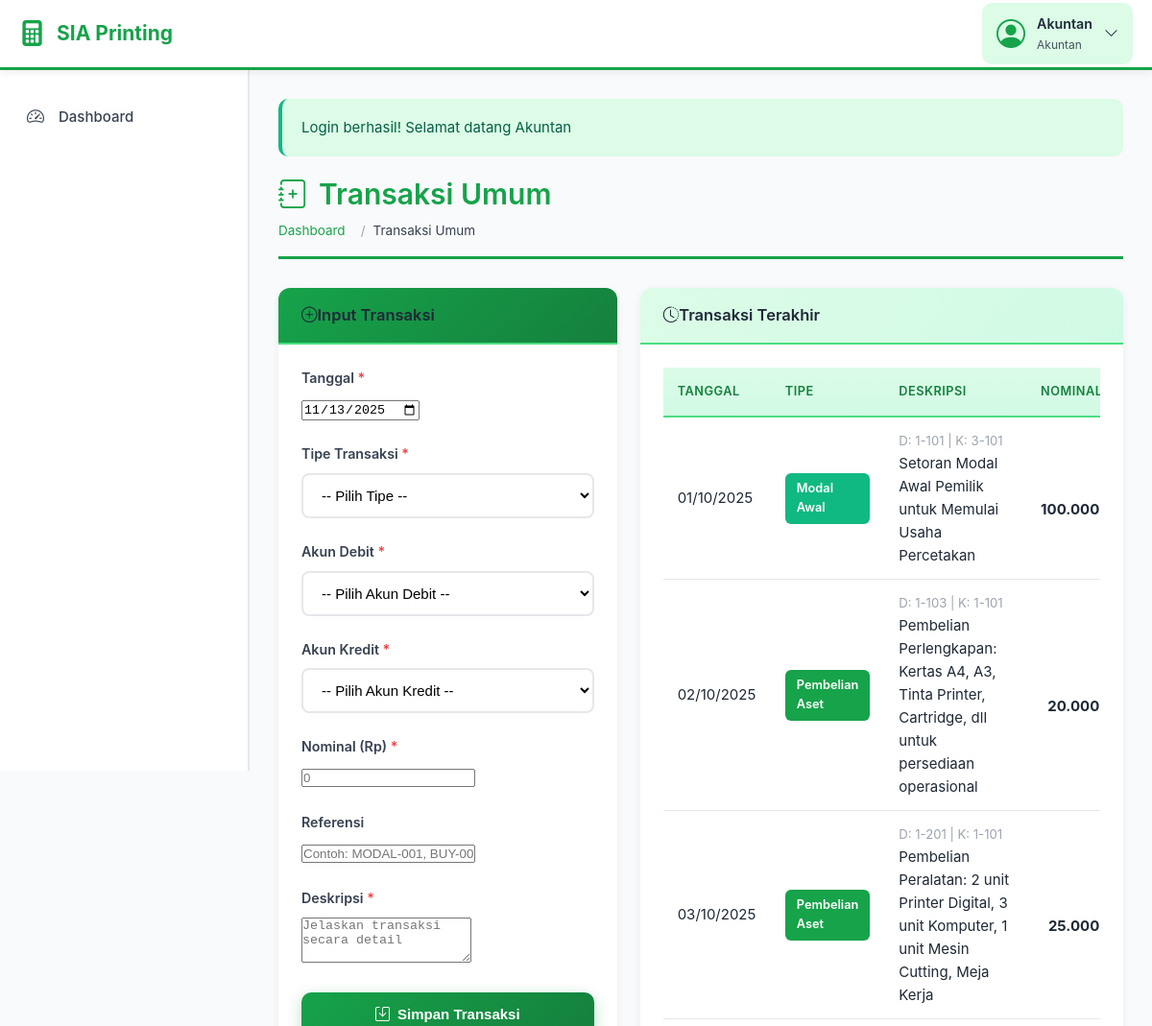
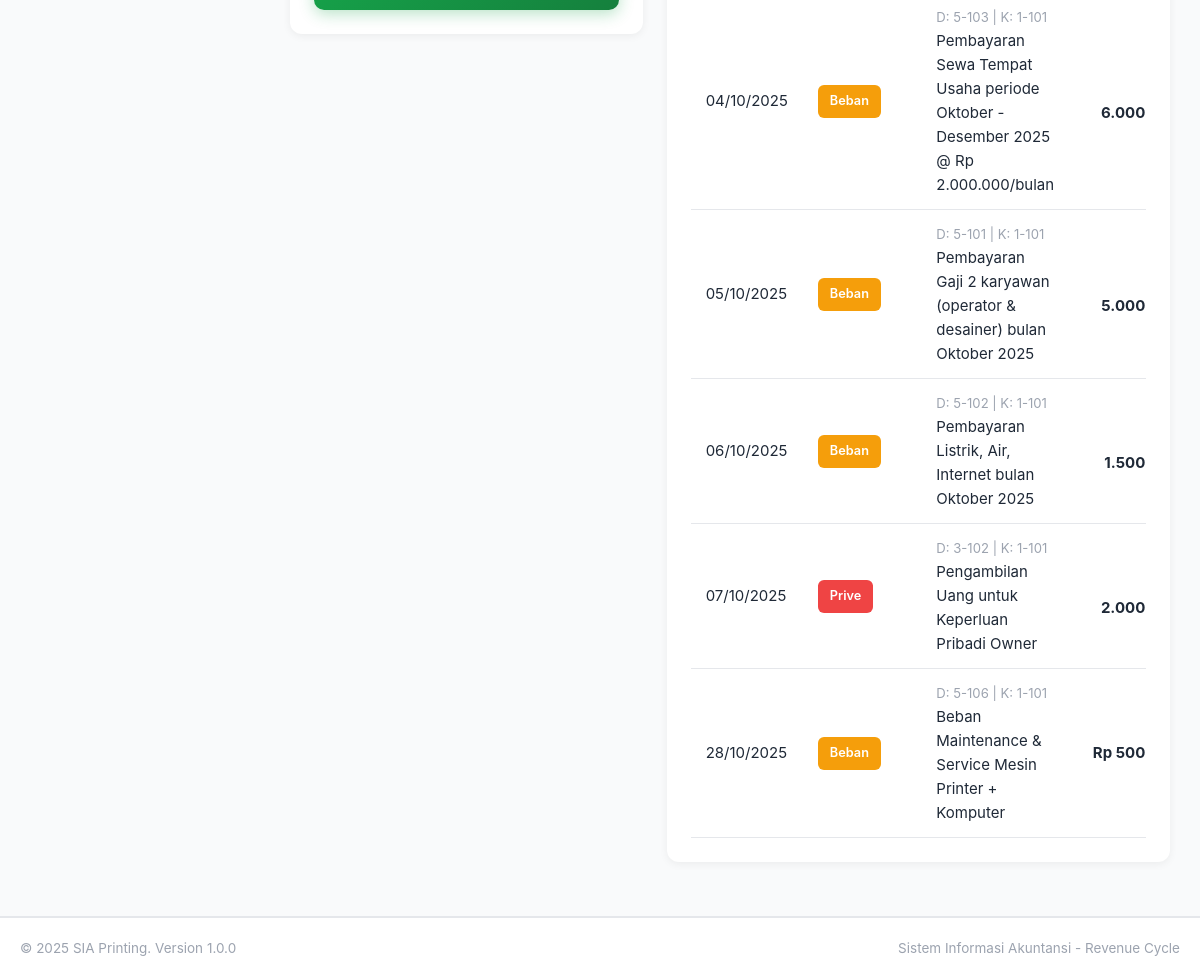
Screenshot of /transaksi-umum.php (signed in) with the database file from the repository (2 pictures, top to bottom).
### tables this page shows
CREATE TABLE `jurnal_umum` (
  `id_jurnal` int(11) NOT NULL,
  `tanggal` date NOT NULL,
  `deskripsi` text NOT NULL,
  `id_akun_debit` int(11) NOT NULL,
  `id_akun_kredit` int(11) NOT NULL,
  `nominal` decimal(15,2) NOT NULL,
  `referensi` varchar(50) DEFAULT NULL,
  `tipe_transaksi` varchar(50) DEFAULT NULL,
  `is_void` tinyint(1) DEFAULT 0,
  `voided_by` int(11) DEFAULT NULL,
  `voided_at` timestamp NULL DEFAULT NULL,
  `void_reason` text DEFAULT NULL,
  `created_at` timestamp NOT NULL DEFAULT current_timestamp()
);

CREATE TABLE `master_akun` (
  `id_akun` int(11) NOT NULL,
  `kode_akun` varchar(20) NOT NULL,
  `nama_akun` varchar(100) NOT NULL,
  `tipe_akun` enum('1-Aktiva','2-Kewajiban','3-Modal','4-Pendapatan','5-Beban') NOT NULL,
  `saldo` decimal(15,2) DEFAULT 0.00,
  `created_at` timestamp NOT NULL DEFAULT current_timestamp()
);

### transaksi-umum.php (the view, shortened to what this page needs)
<?php
require_once 'config.php';
$recent = $conn->query("SELECT ju.*,
                        ma_debit.kode_akun as kode_debit, ma_debit.nama_akun as nama_debit,
                        ma_kredit.kode_akun as kode_kredit, ma_kredit.nama_akun as nama_kredit
                        FROM jurnal_umum ju
                        JOIN master_akun ma_debit ON ju.id_akun_debit = ma_debit.id_akun
                        JOIN master_akun ma_kredit ON ju.id_akun_kredit = ma_kredit.id_akun
                        WHERE ju.tipe_transaksi IN ('Modal Awal', 'Pembelian Aset', 'Beban', 'Prive')
                        ORDER BY ju.created_at DESC LIMIT 15");
include 'includes/header.php';
?>
<div class="page-title">
    <h1><i class="bi bi-journal-plus me-2"></i>Transaksi Umum</h1>
    <nav aria-label="breadcrumb">
        <ol class="breadcrumb">
            <li class="breadcrumb-item"><a href="dashboard.php">Dashboard</a></li>
            <li class="breadcrumb-item active">Transaksi Umum</li>
        </ol>
    </nav>
</div>
<div class="row">
    <div class="col-lg-5">
        <div class="card">
            <div class="card-header bg-primary text-white">
                <h5 class="mb-0"><i class="bi bi-plus-circle me-2"></i>Input Transaksi</h5>
            </div>
            <div class="card-body">
                <form method="POST" action="">
                    <div class="mb-3">
                        <label class="form-label">Tanggal <span class="text-danger">*</span></label>
                        <input type="date" name="tanggal" class="form-control"
                               value="<?php echo date('Y-m-d'); ?>" required>
                    </div>
                    <div class="mb-3">
                        <label class="form-label">Tipe Transaksi <span class="text-danger">*</span></label>
                        <select name="tipe_transaksi" id="tipeTransaksi" class="form-select" required>
                            <option value="">-- Pilih Tipe --</option>
                        </select>
                    </div>
                    <div class="mb-3">
                        <label class="form-label">Akun Debit <span class="text-danger">*</span></label>
                        <select name="id_akun_debit" id="akunDebit" class="form-select" required>
                            <option value="">-- Pilih Akun Debit --</option>
                        </select>
                    </div>
                    <div class="mb-3">
                        <label class="form-label">Akun Kredit <span class="text-danger">*</span></label>
                        <select name="id_akun_kredit" id="akunKredit" class="form-select" required>
                            <option value="">-- Pilih Akun Kredit --</option>
                        </select>
                    </div>
                    <div class="mb-3">
                        <label class="form-label">Nominal (Rp) <span class="text-danger">*</span></label>
                        <input type="number" name="nominal" class="form-control"
                               placeholder="0" required min="0" step="1">
                    </div>
                    <div class="mb-3">
                        <label class="form-label">Referensi</label>
                        <input type="text" name="referensi" class="form-control"
                               placeholder="Contoh: MODAL-001, BUY-001">
                    </div>
                    <div class="mb-3">
                        <label class="form-label">Deskripsi <span class="text-danger">*</span></label>
                        <textarea name="deskripsi" class="form-control" rows="3"
                                  placeholder="Jelaskan transaksi secara detail" required></textarea>
                    </div>
                    <button type="submit" name="submit" class="btn btn-primary w-100">
                        <i class="bi bi-save me-2"></i>Simpan Transaksi
                    </button>
                </form>
            </div>
        </div>
    </div>
    <div class="col-lg-7">
        <div class="card">
            <div class="card-header">
                <h5 class="mb-0"><i class="bi bi-clock-history me-2"></i>Transaksi Terakhir</h5>
            </div>
            <div class="card-body">
                <div class="table-responsive">
                    <table class="table table-hover">
                        <thead>
                            <tr>
                                <th>Tanggal</th>
                                <th>Tipe</th>
                                <th>Deskripsi</th>
                                <th class="text-end">Nominal</th>
                            </tr>
                        </thead>
                        <tbody>
                            <?php if ($recent->num_rows > 0): ?>
                                <?php while ($row = $recent->fetch_assoc()): ?>
                                    <tr>
                                        <td><?php echo date('d/m/Y', strtotime($row['tanggal'])); ?></td>
                                        <td>
                                            <span class="badge
                                                <?php
                                                    echo ($row['tipe_transaksi'] == 'Modal Awal') ? 'bg-success' :
                                                         (($row['tipe_transaksi'] == 'Pembelian Aset') ? 'bg-primary' :
                                                         (($row['tipe_transaksi'] == 'Beban') ? 'bg-warning' : 'bg-danger'));
                                                ?>">
                                                <?php echo $row['tipe_transaksi']; ?>
                                            </span>
                                        </td>
                                        <td>
                                            <small class="text-muted d-block">
                                                D: <?php echo $row['kode_debit']; ?> |
                                                K: <?php echo $row['kode_kredit']; ?>
                                            </small>
                                            <?php echo substr($row['deskripsi'], 0, 100); ?>
                                        </td>
                                        <td class="text-end fw-bold">
                                            <?php echo format_rupiah($row['nominal']); ?>
                                        </td>
                                    </tr>
                                <?php endwhile; ?>
                            <?php endif; ?>
                        </tbody>
                    </table>
                </div>
            </div>
        </div>
    </div>
</div>
<?php include 'includes/footer.php'; ?>

### assets/css/style.css (style rules this page uses)
* { margin: 0; padding: 0; box-sizing: border-box; }
:root { --primary-green: #16a34a; --dark-green: #15803d; --light-green: #4ade80; --very-light-green: #dcfce7; --accent-blue: #3b82f6; --dark-blue: #1e40af; --white: #ffffff; --off-white: #f9fafb; --light-gray: #e5e7eb; --medium-gray: #9ca3af; --dark-gray: #374151; --text-dark: #1f2937; --danger: #ef4444; --warning: #f59e0b; --success: #10b981; }
html, body { font-family: -apple-system, BlinkMacSystemFont, "Segoe UI", Roboto, "Helvetica Neue", Arial, sans-serif; background: var(--off-white); color: var(--text-dark); line-height: 1.6; font-size: 15px; }
body { min-height: 100vh; }
a { text-decoration: none; color: var(--primary-green); }
h1, h2, h3, h4, h5, h6 { font-weight: 600; line-height: 1.3; color: var(--text-dark); }
h1 { font-size: 2rem; }
h5 { font-size: 1.1rem; }
small { font-size: 0.875rem; }
.form-label { display: block; margin-bottom: 8px; font-weight: 600; color: var(--dark-gray); font-size: 0.95rem; }
.btn { padding: 14px 24px; border: none; border-radius: 10px; font-size: 1rem; font-weight: 600; cursor: pointer; transition: all 0.3s ease; display: inline-flex; align-items: center; justify-content: center; gap: 8px; text-align: center; }
.btn-primary { background: linear-gradient(135deg, var(--primary-green), var(--dark-green)); color: var(--white); width: 100%; box-shadow: 0 4px 15px rgba(22, 163, 74, 0.3); }
.page-title { margin-bottom: 30px; padding-bottom: 15px; border-bottom: 3px solid var(--primary-green); }
.page-title h1 { color: var(--primary-green); margin-bottom: 8px; display: flex; align-items: center; gap: 12px; }
.breadcrumb { display: flex; gap: 8px; font-size: 0.9rem; color: var(--medium-gray); list-style: none; }
.breadcrumb-item { display: flex; align-items: center; gap: 8px; }
.breadcrumb-item::after { content: '/'; margin-left: 8px; }
.breadcrumb-item:last-child::after { content: ''; }
.breadcrumb-item.active { color: var(--dark-gray); }
.card { background: var(--white); border-radius: 12px; box-shadow: 0 2px 8px rgba(0, 0, 0, 0.06); margin-bottom: 24px; overflow: hidden; transition: all 0.3s ease; }
.card-header { padding: 18px 24px; background: linear-gradient(135deg, var(--very-light-green), #d1fae5); border-bottom: 2px solid var(--light-green); font-weight: 600; color: var(--dark-green); }
.card-header.bg-primary { background: linear-gradient(135deg, var(--primary-green), var(--dark-green)); color: var(--white); }
.card-body { padding: 24px; }
.row { display: flex; flex-wrap: wrap; margin: 0 -12px; }
.col-lg-5 { flex: 0 0 41.666%; max-width: 41.666%; padding: 0 12px; }
.col-lg-7 { flex: 0 0 58.333%; max-width: 58.333%; padding: 0 12px; }
.table-responsive { overflow-x: auto; }
.table { width: 100%; border-collapse: collapse; background: var(--white); }
.table thead th { background: linear-gradient(to bottom, var(--very-light-green), #d1fae5); color: var(--dark-green); font-weight: 600; text-transform: uppercase; font-size: 0.85rem; letter-spacing: 0.5px; padding: 15px; text-align: left; border-bottom: 2px solid var(--light-green); }
.table tbody td { padding: 12px 15px; border-bottom: 1px solid var(--light-gray); }
.badge { display: inline-block; padding: 6px 12px; font-size: 0.85rem; font-weight: 600; border-radius: 6px; }
.bg-success { background: var(--success); color: var(--white); }
.bg-warning { background: var(--warning); color: var(--white); }
.bg-danger { background: var(--danger); color: var(--white); }
.bg-primary { background: var(--primary-green); color: var(--white); }
.form-select { width: 100%; padding: 12px 15px; border: 2px solid var(--light-gray); border-radius: 8px; font-size: 1rem; transition: all 0.3s ease; background: var(--white); }
.text-end { text-align: right; }
.text-danger { color: var(--danger); }
.text-muted { color: var(--medium-gray); }
.fw-bold { font-weight: 700; }
.mb-0 { margin-bottom: 0; }
.mb-3 { margin-bottom: 24px; }

### rows the page displays
jurnal_umum: tanggal "01/10/2025", tipe_transaksi "Modal Awal", id_akun_debit.kode_akun "1-101", id_akun_kredit.kode_akun "3-101", deskripsi "Setoran Modal Awal Pemilik untuk Memulai Usaha Percetakan"
jurnal_umum: tanggal "02/10/2025", tipe_transaksi "Pembelian Aset", id_akun_debit.kode_akun "1-103", id_akun_kredit.kode_akun "1-101", deskripsi "Pembelian Perlengkapan: Kertas A4, A3, Tinta Printer, Cartridge, dll untuk persediaan operasional"
jurnal_umum: tanggal "03/10/2025", tipe_transaksi "Pembelian Aset", id_akun_debit.kode_akun "1-201", id_akun_kredit.kode_akun "1-101", deskripsi "Pembelian Peralatan: 2 unit Printer Digital, 3 unit Komputer, 1 unit Mesin Cutting, Meja Kerja"
jurnal_umum: tanggal "04/10/2025", tipe_transaksi "Beban", id_akun_debit.kode_akun "5-103", id_akun_kredit.kode_akun "1-101", deskripsi "Pembayaran Sewa Tempat Usaha periode Oktober - Desember 2025 @ Rp 2.000.000/bulan"
jurnal_umum: tanggal "05/10/2025", tipe_transaksi "Beban", id_akun_debit.kode_akun "5-101", id_akun_kredit.kode_akun "1-101", deskripsi "Pembayaran Gaji 2 karyawan (operator & desainer) bulan Oktober 2025"
jurnal_umum: tanggal "06/10/2025", tipe_transaksi "Beban", id_akun_debit.kode_akun "5-102", id_akun_kredit.kode_akun "1-101", deskripsi "Pembayaran Listrik, Air, Internet bulan Oktober 2025"
jurnal_umum: tanggal "07/10/2025", tipe_transaksi "Prive", id_akun_debit.kode_akun "3-102", id_akun_kredit.kode_akun "1-101", deskripsi "Pengambilan Uang untuk Keperluan Pribadi Owner"
jurnal_umum: tanggal "28/10/2025", tipe_transaksi "Beban", id_akun_debit.kode_akun "5-106", id_akun_kredit.kode_akun "1-101", deskripsi "Beban Maintenance & Service Mesin Printer + Komputer", nominal "Rp…"

### other values shown
APP_NAME "SIA Printing"
$_SESSION['nama'] "Akuntan"
$_SESSION['user_role'] "Akuntan"
$alert['message'] "Login berhasil! Selamat datang Akuntan"
APP_VERSION "1.0.0"
